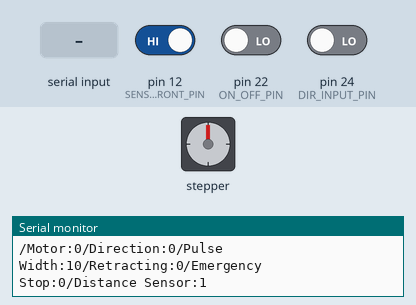
This sketch was run on a simulated Arduino Mega 2560, built with avr-gcc and run on an emulated ATmega2560. Parts: stepper motor, the last lines printed to the serial monitor. Wiring (inferred from the names in the program): stepper motor driver (200 steps per turn assumed): step pin 9; direction pin 10. The inputs (shaded band) are chosen by the test bench; at power-on: pin 12 (SENSOR_FRONT_PIN) HIGH, pin 22 (ON_OFF_PIN) LOW, pin 24 (DIR_INPUT_PIN) LOW.

Above: at 1.2 s.
1.3 s: "90,45\n" received over Serial
4.3 s: "30,150\n" received over Serial
7.3 s: "5\n" received over Serial
10.3 s: pin 12 (SENSOR_FRONT_PIN) driven LOW and pin 22 (ON_OFF_PIN) driven HIGH and pin 24 (DIR_INPUT_PIN) driven HIGH
At 10.76 s:
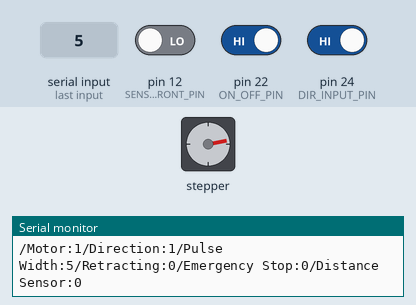
At 11.37 s:
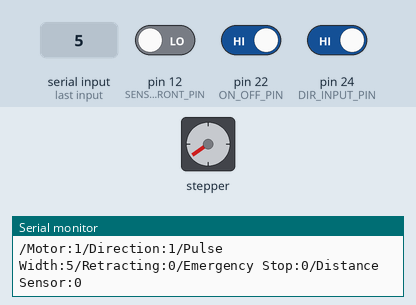
13.3 s: "90\n" received over Serial
At 14.1 s:
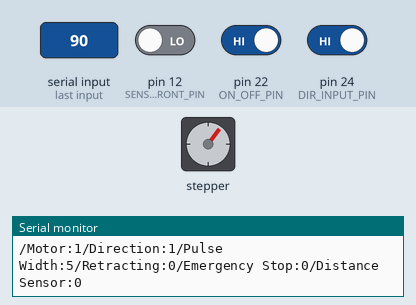
16.3 s: "200\n" received over Serial
At 16.8 s:
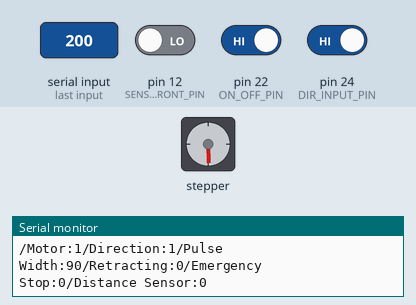
Timing chart, 0 to 22.1 s (numbered marks = the images above; inputs shaded):
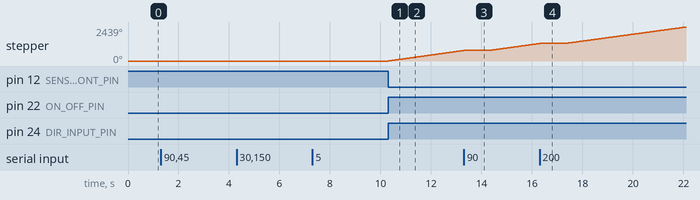

The sketch:

stepper_control_digital_simple.ino
```cpp
// Output Pin definitions
#define STEP_PIN 9
#define DIRECTION_PIN 10
#define ENDSTOP_BACK_PIN 11
#define SENSOR_FRONT_PIN 12

// Input Pin definitions
#define ON_OFF_PIN 22
#define DIR_INPUT_PIN 24
#define TYPE_START 26

// Endstop Switch constants
#define SWITCH_ON 0
#define SWITCH_OFF 1

// Pulse Width constants
#define RETRACT_PULSE_WIDTH 50
int PULSE_WIDTH = 10;

// Message Fragments
String OnOffFrag = "/Motor:";
String DirectionFrag = "/Direction:";
String PulseWidthFrag = "/Pulse Width:";
String RetractingFrag = "/Retracting:";
String EmergencyStopFrag = "/Emergency Stop:";
String DistanceSensorFrag = "/Distance Sensor:";
// if EMERGENCY_STOP is true, will not continue to move
boolean EMERGENCY_STOP = false;

int distance_reading;

void setup() {
  Serial.begin(115200);
  // sets up mode for digital pins
  pinMode(STEP_PIN, OUTPUT); pinMode(DIRECTION_PIN, OUTPUT);
  pinMode(ON_OFF_PIN, INPUT); pinMode(DIR_INPUT_PIN, INPUT); pinMode(ENDSTOP_BACK_PIN, INPUT); pinMode(SENSOR_FRONT_PIN, INPUT);
}

void loop() {
  serialCommandRead();
  statusMessageSend(PULSE_WIDTH,false);
  if(digitalRead(ON_OFF_PIN) && !EMERGENCY_STOP){
    if(digitalRead(DIR_INPUT_PIN)){
      // if the movement is forward, check the distance sensor
      if (!digitalRead(SENSOR_FRONT_PIN)){ step(digitalRead(DIR_INPUT_PIN), PULSE_WIDTH); }
      //else{ retractPosition(); }
    }
    else{
      // if the movement is backwards, check the endstop sensor
      if(digitalRead(ENDSTOP_BACK_PIN) == SWITCH_OFF){ step(digitalRead(DIR_INPUT_PIN), PULSE_WIDTH); }
    }
  }
  //else{ delay(100); }
}

void step(bool forward, float delayMs){
  // does a step
  // Step: |<------HIGH for Pulse Width (in microseconds)------>||<------ LOW for 100 microseconds)------>|
  if(forward){ digitalWrite(DIRECTION_PIN, HIGH); }
  else{ digitalWrite(DIRECTION_PIN, LOW); }
  digitalWrite(STEP_PIN, HIGH);                       // starts pulse by setting step pin to high
  delayMicroseconds(delayMs);                         // delay must be greater than 3 us according to Arduino docs
  digitalWrite(STEP_PIN, LOW);                        // finishes pulse by going to low
  delayMicroseconds(100);
}

void serialCommandRead(){
  if(Serial.available()){
    String message = Serial.readString();
    // Check whether it's a STOP or PULSE WIDTH message
    if(message.charAt(0) == 'S'){
      // Turns EMERGENCY_STOP On or Off
      EMERGENCY_STOP = !EMERGENCY_STOP;
    }
    else if(message.charAt(0)=='R'){
      retractPosition();
    }
    else if(!isnan(message.toFloat())){
      // Changes pulse width (and therefore motor speed)
      PULSE_WIDTH = max(message.toFloat(), 5); // Makes sure that any new pulse width is at least 5 us
    }
  }
}

void statusMessageSend(int pulseWidth, bool isRetracting){
  Serial.println(OnOffFrag + digitalRead(ON_OFF_PIN) + DirectionFrag + digitalRead(DIR_INPUT_PIN) + PulseWidthFrag + pulseWidth + RetractingFrag + isRetracting + EmergencyStopFrag + EMERGENCY_STOP + DistanceSensorFrag + digitalRead(SENSOR_FRONT_PIN));
}

void retractPosition(){
  statusMessageSend(RETRACT_PULSE_WIDTH, true);
  while(digitalRead(ENDSTOP_BACK_PIN) == SWITCH_OFF){
    serialCommandRead();
    step(false, RETRACT_PULSE_WIDTH);
  }
  //Serial.println("Extruder Fully Retracted");
}
```

Measured:
- after the input at 10.3 s, stepper: keeps turning clockwise at about 253°/s, starting at once
